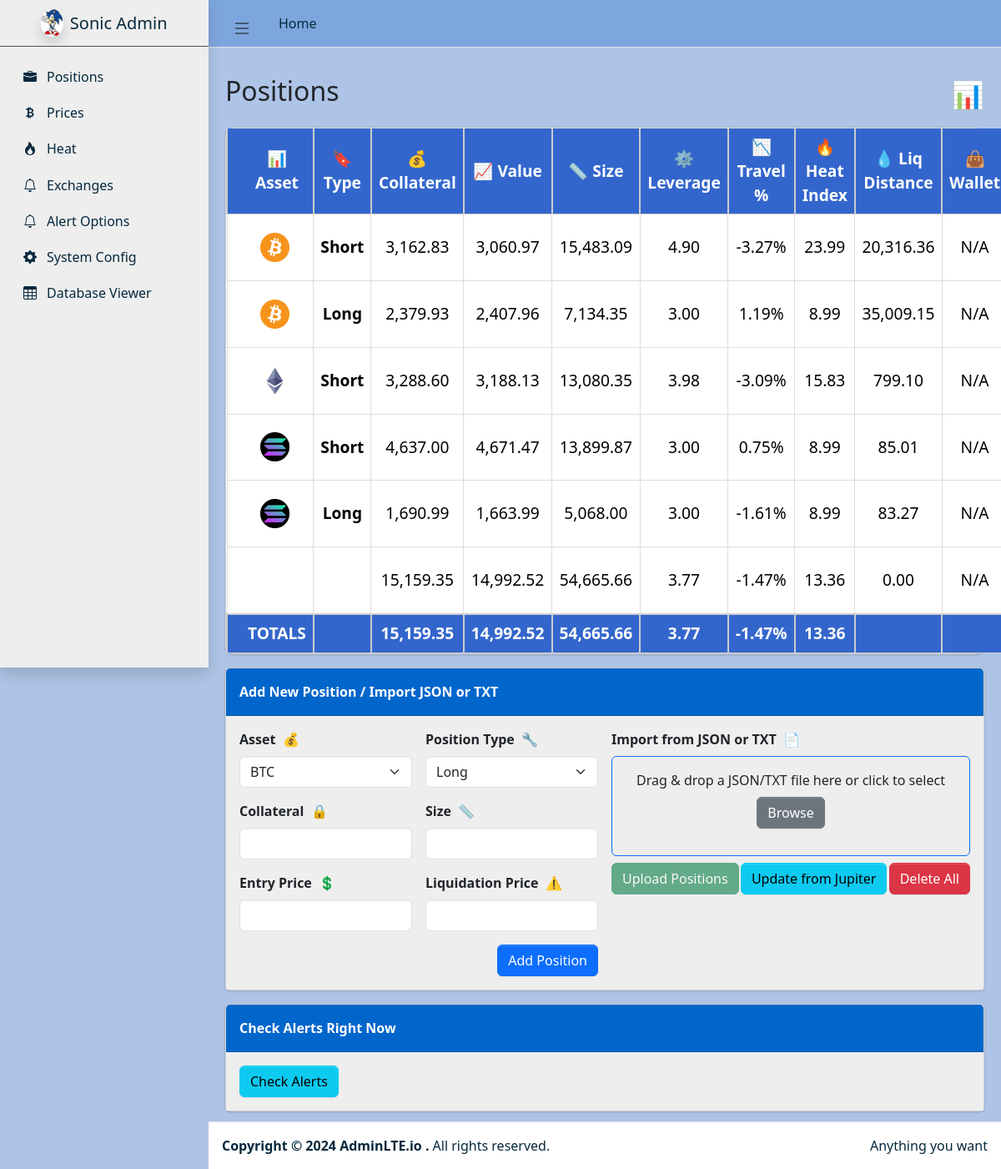
Page /positions on the committed database.
### tables this page shows
CREATE TABLE positions (
                    id TEXT PRIMARY KEY,
                    asset_type TEXT NOT NULL,
                    position_type TEXT NOT NULL,
                    entry_price REAL NOT NULL,
                    liquidation_price REAL NOT NULL,
                    current_travel_percent REAL NOT NULL DEFAULT 0.0,
                    value REAL NOT NULL DEFAULT 0.0,
                    collateral REAL NOT NULL,
                    size REAL NOT NULL,
                    wallet TEXT NOT NULL DEFAULT 'Default',
                    leverage REAL DEFAULT 0.0,
                    last_updated DATETIME NOT NULL,
                    alert_reference_id TEXT,
                    hedge_buddy_id TEXT,
                    current_price REAL,
                    liquidation_distance REAL,
                    heat_index REAL NOT NULL DEFAULT 0.0,
                    current_heat_index REAL NOT NULL DEFAULT 0.0
                , wallet_name TEXT NOT NULL DEFAULT 'Default');

### web_app.py (the view)
@app.route("/positions")
def positions():
    positions_data = data_locker.read_positions()
    positions_data = fill_positions_with_latest_price(positions_data)
    updated_positions = calc_services.aggregator_positions(positions_data, DB_PATH)
    for pos in updated_positions:
        pos["collateral"] = float(pos.get("collateral") or 0.0)
        wallet_name = pos.get("wallet_name")
        if wallet_name:
            w = data_locker.get_wallet_by_name(wallet_name)
            pos["wallet"] = w
        else:
            pos["wallet"] = None
    totals_dict = calc_services.calculate_totals(updated_positions)
    total_row = {
        "id": "TOTALS_ROW",            # or None, if you prefer
        "asset_type": "TOTALS",
        "position_type": "",
        "collateral": float(totals_dict.get("total_collateral", 0.0)),
        "size": float(totals_dict.get("total_size", 0.0)),
        "value": float(totals_dict.get("total_value", 0.0)),
        "leverage": float(totals_dict.get("avg_leverage", 0.0)),
        "current_travel_percent": float(totals_dict.get("avg_travel_percent", 0.0)),
        "heat_index": float(totals_dict.get("avg_heat_index", 0.0)),
        "liquidation_price": 0.0,
        "liquidation_distance": 0.0,
        "mark_price": 0.0,
        "entry_price": 0.0,
        "wallet": None
    }
    updated_positions.append(total_row)
    return render_template(
        "positions.html",
        positions=updated_positions,
        totals=totals_dict
    )

### calc_services.py (called while the page is built)
    def calculate_liquid_distance(self, current_price: float, liquidation_price: float) -> float:
        if current_price is None:
            current_price = 0.0
        if liquidation_price is None:
            liquidation_price = 0.0
        return round(abs(liquidation_price - current_price), 2)

    def calculate_heat_index(self, position: dict) -> Optional[float]:
        size = float(position.get("size", 0.0) or 0.0)
        leverage = float(position.get("leverage", 0.0) or 0.0)
        collateral = float(position.get("collateral", 0.0) or 0.0)
        if collateral <= 0:
            return None  # or 0.0, depending on your preference
        hi = (size * leverage) / collateral
        return round(hi, 2)

    def calculate_travel_percent_no_profit(
            self,
            position_type: str,
            entry_price: float,
            current_price: float,
            liquidation_price: float
    ) -> float:
        if entry_price <= 0 or liquidation_price <= 0 or entry_price == liquidation_price:
            return 0.0
        ptype = position_type.upper()
        def safe_ratio(numer, denom):
            if denom == 0:
                return 0.0
            return (numer / denom) * 100
        if ptype == "LONG":
            denom = abs(entry_price - liquidation_price)
            numer = current_price - entry_price
            travel_percent = safe_ratio(numer, denom)
        else:
            denom = abs(entry_price - liquidation_price)
            numer = entry_price - current_price
            travel_percent = safe_ratio(numer, denom)
        return travel_percent

### data/data_locker.py (called while the page is built)
    def read_positions(self) -> List[dict]:
        conn = sqlite3.connect(self.db_path)
        conn.row_factory = sqlite3.Row
        cursor = conn.cursor()
        cursor.execute("SELECT * FROM positions")
        rows = cursor.fetchall()
        conn.close()
        results = []
        for r in rows:
            results.append(dict(r))
        return results

### templates/positions.html (shortened to what this page needs)
{% extends "sonic_admin.html" %}
{% block content %}
<div class="d-flex justify-content-between align-items-center mb-3">
  <h2 class="text-dark">Positions</h2>
  <span style="font-size: 2rem;">📊</span>
</div>
<div class="card" style="border-radius:10px;">
  <div class="card-body p-0">
    <table class="table mb-0">
      <thead>
        <tr>
          <th>📊 Asset</th>
          <th>🔖 Type</th>
          <th>💰 Collateral</th>
          <th>📈 Value</th>
          <th>📏 Size</th>
          <th>⚙️ Leverage</th>
          <th>📉 Travel %</th>
          <th>🔥 Heat Index</th>
          <th>💧 Liq Distance</th>
          <th>👜 Wallet</th>
        </tr>
      </thead>
      <tbody>
        {% for pos in positions %}
        <tr>
          <td>
            {% if pos.asset_type in ["BTC", "Bitcoin"] %}
              <img src="/static/images/btc_logo.png" alt="BTC"
                   style="width:35px; height:35px; margin-right:5px;">
            {% elif pos.asset_type in ["ETH", "Ethereum"] %}
              <img src="/static/images/eth_logo.png" alt="ETH"
                   style="width:35px; height:35px; margin-right:5px;">
            {% elif pos.asset_type in ["SOL", "Solana"] %}
              <img src="/static/images/sol_logo.png" alt="SOL"
                   style="width:35px; height:35px; margin-right:5px;">
            {% endif %}
          </td>
          <td><b>{{ pos.position_type }}</b></td>
          <td class="{{ pos.collateral_status }}">
            <span id="span-collateral-{{ pos.id }}">{{ "{:,.2f}".format(pos.collateral) }}</span>
          </td>
          <td class="{{ pos.value_status }}">
            {{ "{:,.2f}".format(pos.value) }}
          </td>
          <td class="{{ pos.size_status }}">
            <span id="span-size-{{ pos.id }}">{{ "{:,.2f}".format(pos.size) }}</span>
          </td>
          <td>{{ "{:,.2f}".format(pos.leverage) }}</td>
          <td class="{{ pos.current_travel_percent_status }}">
            {% if pos.current_travel_percent is not none %}
              {{ "{:,.2f}".format(pos.current_travel_percent) }}%
            {% else %}
              N/A
            {% endif %}
          </td>
          <td class="{{ pos.heat_index_status }}">
            {% if pos.heat_index is not none %}
              {{ "{:,.2f}".format(pos.heat_index) }}
            {% else %}
              N/A
            {% endif %}
          </td>
          <td>
            {% if pos.liquidation_distance is not none %}
              {{ "{:,.2f}".format(pos.liquidation_distance) }}
            {% else %}
              N/A
            {% endif %}
          </td>
          <td>
            {% if pos.wallet %}
              <img src="{{ pos.wallet.image_path }}"
                   alt="{{ pos.wallet.name }}"
                   style="width:35px; height:35px; margin-right:5px;">
            {% else %}
              N/A
            {% endif %}
          </td>
        </tr>
        {% endfor %}
      </tbody>
      <tfoot>
        <tr>
          <td>TOTALS</td>
          <td></td>
          <td>{{ "{:,.2f}".format(totals.get("total_collateral", 0)) }}</td>
          <td>{{ "{:,.2f}".format(totals.get("total_value", 0)) }}</td>
          <td>{{ "{:,.2f}".format(totals.get("total_size", 0)) }}</td>
          <td>{{ "{:,.2f}".format(totals.get("avg_leverage", 0)) }}</td>
          <td>{{ "{:,.2f}".format(totals.get("avg_travel_percent", 0)) }}%</td>
          <td>{{ "{:,.2f}".format(totals.get("avg_heat_index", 0)) }}</td>
          <td></td>
          <td></td>
        </tr>
      </tfoot>
    </table>
  </div>
</div>
<div class="card mt-3">
  <div class="card-header fw-bold header-light-green">
    Add New Position / Import JSON or TXT
  </div>
  <div class="card-body body-light-grey">
    <div class="row g-3">
      <div class="col-md-6">
        <form method="POST" action="{{ url_for('positions') }}">
          <div class="row g-3">
            <div class="col-md-6">
              <label for="asset_type" class="form-label fw-bold">
                Asset <span class="ms-1">💰</span>
              </label>
              <select class="form-select" id="asset_type" name="asset_type" required>
                <option value="BTC">BTC</option>
              </select>
            </div>
            <div class="col-md-6">
              <label for="position_type" class="form-label fw-bold">
                Position Type <span class="ms-1">🔧</span>
              </label>
              <select class="form-select" id="position_type" name="position_type" required>
                <option value="Long">Long</option>
              </select>
            </div>
            <div class="col-md-6">
              <label for="collateral" class="form-label fw-bold">
                Collateral <span class="ms-1">🔒</span>
              </label>
              <input type="number" step="0.01" class="form-control"
                     id="collateral" name="collateral" required>
            </div>
            <div class="col-md-6">
              <label for="size" class="form-label fw-bold">
                Size <span class="ms-1">📏</span>
              </label>
              <input type="number" step="0.01" class="form-control"
                     id="size" name="size" required>
            </div>
            <div class="col-md-6">
              <label for="entry_price" class="form-label fw-bold">
                Entry Price <span class="ms-1">💲</span>
              </label>
              <input type="number" step="0.01" class="form-control"
                     id="entry_price" name="entry_price" required>
            </div>
            <div class="col-md-6">
              <label for="liquidation_price" class="form-label fw-bold">
                Liquidation Price <span class="ms-1">⚠️</span>
              </label>
              <input type="number" step="0.01" class="form-control"
                     id="liquidation_price" name="liquidation_price" required>
            </div>
            <div class="col-md-12 text-end">
              <button type="submit" class="btn btn-primary">
                Add Position
              </button>
            </div>
          </div>
        </form>
      </div>
      <div class="col-md-6">
        <label for="file-input" class="form-label fw-bold">
          Import from JSON or TXT <span class="ms-1">📄</span>
        </label>
        <div id="drop-area"
             class="border border-primary rounded p-3 text-center"
             style="min-height:120px;">
          <p class="mb-2">
            Drag &amp; drop a JSON/TXT file here or click to select
          </p>
          <button type="button" class="btn btn-secondary"
                  onclick="document.getElementById('file-input').click();">
            Browse
          </button>
        </div>
        <div class="d-flex justify-content-between align-items-center mt-2">
          <button type="button" id="upload-btn" class="btn btn-success" disabled>
            Upload Positions
          </button>
          <button type="button" id="update-jupiter-btn" class="btn btn-info">
            Update from Jupiter
          </button>
          <form method="POST" action="/delete-all-positions" style="display:inline;">
            <button type="submit" class="btn btn-danger">Delete All</button>
          </form>
        </div>
      </div>
    </div>
  </div>
</div>
<div class="card mt-3">
  <div class="card-header fw-bold header-light-green">
    Check Alerts Right Now
  </div>
  <div class="card-body body-light-grey">
    <button type="button" class="btn btn-info" id="checkAlertsBtn">
      Check Alerts
    </button>
  </div>
</div>
{% endblock content %}

### templates/sonic_admin.html (style rules this page uses)
body { background-color: #AEC4E6 !important; }

### templates/positions.html (style rules this page uses)
body { background-color: #a9c6e8; }
.header-light-green { background-color: #0066cc !important; color: #ffffff !important; }
.body-light-grey { background-color: #eeeeee !important; }
thead th { background-color: #3366cc !important; color: #ffffff !important; border: 2px solid #ccc; }
tfoot td { background-color: #3366cc !important; color: #ffffff !important; border: 2px solid #ccc; font-weight: bold; }
tbody td { border: 1px solid #ddd; background-color: #fff; }
thead th, tbody td, tfoot td { text-align: center; vertical-align: middle; padding: 8px; font-size: 1.2rem; }

### rows in the picture
positions: asset_type "BTC" (drawn), position_type "Short", collateral "3,162.83", size "15,483.09"
positions: asset_type "BTC" (drawn), position_type "Long", collateral "2,379.93", size "7,134.35"
positions: asset_type "ETH" (drawn), position_type "Short", collateral "3,288.60", size "13,080.35"
positions: asset_type "SOL" (drawn), position_type "Short", collateral "4,637.00", size "13,899.87"
positions: asset_type "SOL" (drawn), position_type "Long", collateral "1,690.99", size "5,068.00"

### other values in the picture
{{ "{:,.2f}".format(pos.value) }} "3,060.97" "2,407.96" "3,188.13" "4,671.47" "1,663.99" "14,992.52"
{{ "{:,.2f}".format(pos.leverage) }} "4.90" "3.00" "3.98" "3.00" "3.00" "3.77"
{{ "{:,.2f}".format(pos.current_travel_percent) }} "-3.27" "1.19" "-3.09" "0.75" "-1.61" "-1.47"
{{ "{:,.2f}".format(pos.heat_index) }} "23.99" "8.99" "15.83" "8.99" "8.99" "13.36"
{{ "{:,.2f}".format(pos.liquidation_distance) }} "20,316.36" "35,009.15" "799.10" "85.01" "83.27" "0.00"
{{ "{:,.2f}".format(pos.collateral) }} "15,159.35"
{{ "{:,.2f}".format(pos.size) }} "54,665.66"
{{ "{:,.2f}".format(totals.get("total_collateral", 0)) }} "15,159.35"
{{ "{:,.2f}".format(totals.get("total_value", 0)) }} "14,992.52"
{{ "{:,.2f}".format(totals.get("total_size", 0)) }} "54,665.66"
{{ "{:,.2f}".format(totals.get("avg_leverage", 0)) }} "3.77"
{{ "{:,.2f}".format(totals.get("avg_travel_percent", 0)) }} "-1.47"
{{ "{:,.2f}".format(totals.get("avg_heat_index", 0)) }} "13.36"
